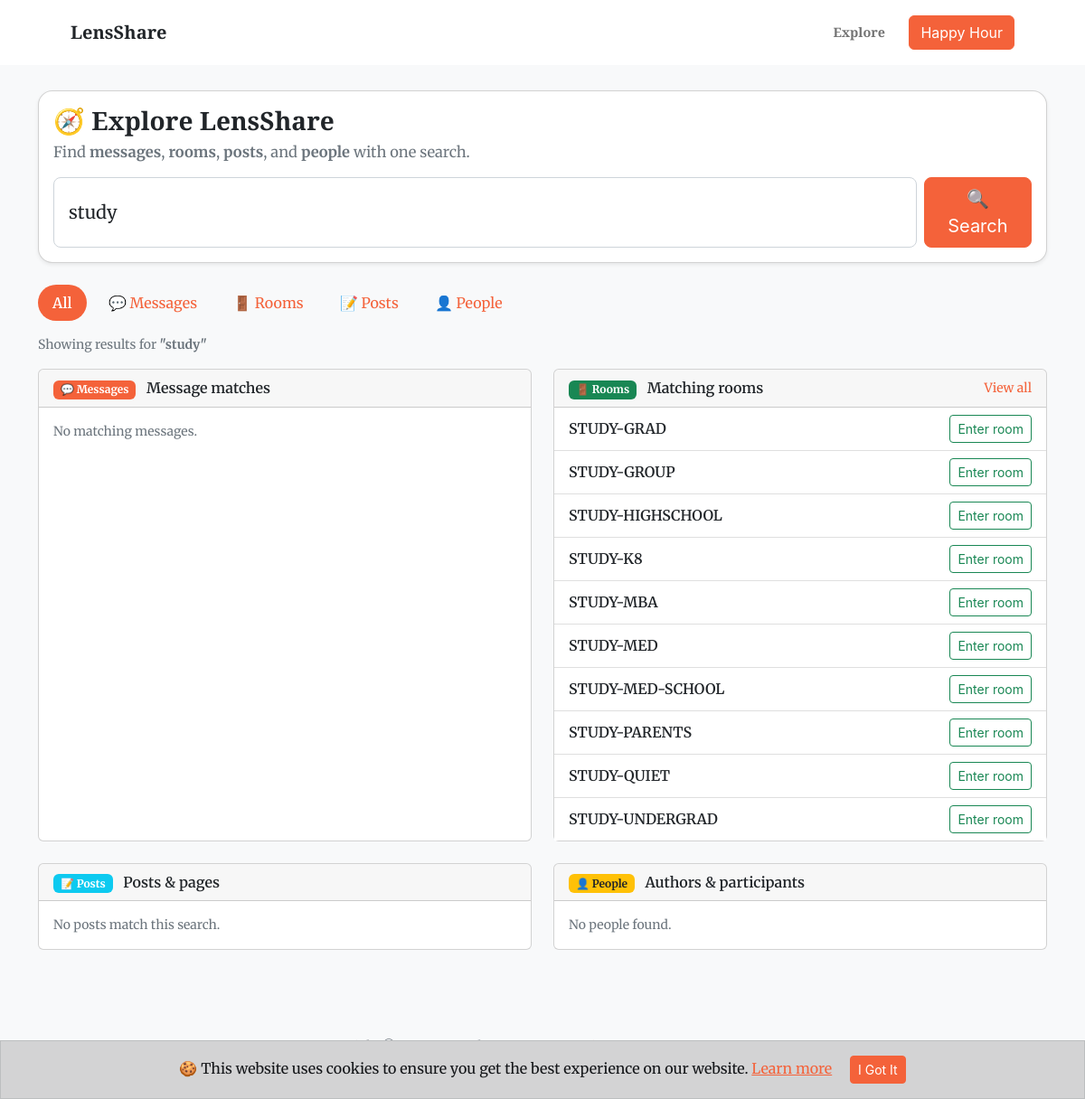
Screenshot of /search.php?q=study with the database file from the repository.
### tables this page shows
CREATE TABLE rooms (
       id INTEGER PRIMARY KEY AUTOINCREMENT,
       slug TEXT UNIQUE NOT NULL,
       name TEXT NOT NULL,
       created_at TEXT NOT NULL
     , is_active INTEGER NOT NULL DEFAULT 1);

### search.php (the view, shortened to what this page needs)
<?php
$debug = true;
try {
    $db = new PDO('sqlite:' . env_db_path());
    $db->setAttribute(PDO::ATTR_ERRMODE, PDO::ERRMODE_EXCEPTION);
} catch (Throwable $e) {
    $db = null;
}
$q    = trim($_GET['q'] ?? '');
$type = $_GET['type'] ?? 'all';
$limitParam    = $_GET['limit'] ?? '';
$defaultLimit  = 20;
$limitAll      = false;
$limit         = $defaultLimit;
if ($limitParam === '') {
    $limitAll = false;
    $limit    = $defaultLimit;
} elseif ($limitParam === 'all') {
    $limitAll = true;
} else {
    $limitAll = false;
    $limit    = (int)$limitParam;
    if ($limit < 1)   { $limit = 1; }
    if ($limit > 1000){ $limit = 1000; }
}
$limitClause = $limitAll ? '' : (' LIMIT ' . $limit);
$types = [
    'all'      => 'All',
    'messages' => '💬 Messages',
    'rooms'    => '🚪 Rooms',
    'posts'    => '📝 Posts',
    'people'   => '👤 People',
];
$messageResults = [];
$roomResults    = [];
$postResults    = [];
$peopleResults  = [];
if ($db) {
    try {
        $like = '%' . $q . '%';
        if ($type === 'all' || $type === 'messages') {
            $sql = "
                SELECT m.id,
                       m.body,
                       m.created_at,
                       m.user,
                       r.slug AS room_slug,
                       r.name AS room_name
                FROM messages m
                JOIN rooms r ON r.id = m.room_id
                WHERE m.body LIKE :q
                   OR m.user LIKE :q
                ORDER BY m.created_at DESC
                $limitClause
            ";
            $stmt = $db->prepare($sql);
            $stmt->execute([':q' => $like]);
            $messageResults = $stmt->fetchAll(PDO::FETCH_ASSOC) ?: [];
        }
        if ($type === 'all' || $type === 'rooms') {
            $sql = "
                SELECT id, slug, name
                FROM rooms
                WHERE name LIKE :q
                ORDER BY name ASC
                $limitClause
            ";
            $stmt = $db->prepare($sql);
            $stmt->execute([':q' => $like]);
            $roomResults = $stmt->fetchAll(PDO::FETCH_ASSOC) ?: [];
        }
        if ($type === 'all' || $type === 'posts') {
            $sql = "
                SELECT p.id,
                       p.title,
                       SUBSTR(p.body, 1, 200) AS snippet,
                       p.room_id,
                       COALESCE(r.slug, 'main') AS room_slug
                FROM posts p
                LEFT JOIN rooms r ON r.id = p.room_id
                WHERE p.title LIKE :q
                   OR p.body LIKE :q
                ORDER BY p.id DESC
                $limitClause
            ";
            $stmt = $db->prepare($sql);
            $stmt->execute([':q' => $like]);
            $postResults = $stmt->fetchAll(PDO::FETCH_ASSOC) ?: [];
        }
        if ($type === 'all' || $type === 'people') {
            $sql = "
                SELECT user,
                       COUNT(*) AS message_count
                FROM messages
                WHERE user LIKE :q
                GROUP BY user
                ORDER BY message_count DESC
                $limitClause
            ";
            $stmt = $db->prepare($sql);
            $stmt->execute([':q' => $like]);
            $peopleResults = $stmt->fetchAll(PDO::FETCH_ASSOC) ?: [];
        }
    } catch (Throwable $e) {
        error_log('Search.php DB error: ' . $e->getMessage());
        if ($debug) {
            echo '<div style="padding:1rem; margin:1rem; border:1px solid red; font-family:monospace;">';
            echo '<strong>Search DB error:</strong><br>';
            echo htmlspecialchars($e->getMessage()) . '<br>';
            echo '<small>File: ' . htmlspecialchars($e->getFile()) . ' line ' . (int)$e->getLine() . '</small>';
            echo '</div>';
        } else {
            echo '<div class="alert alert-warning m-3">Search is temporarily unavailable.</div>';
        }
    }
}
?>
<!DOCTYPE html>
<html lang="en">
<head>
    <link href="https://cdn.jsdelivr.net/npm/bootstrap@5.3.3/dist/css/bootstrap.min.css" rel="stylesheet" />
    <link href="https://cdn.jsdelivr.net/npm/bootstrap-icons@1.5.0/font/bootstrap-icons.css" rel="stylesheet" />
    <link href="css/styles.css" rel="stylesheet" />
    <link href="css/custom.css" rel="stylesheet" />
</head>
<body>
    <nav class="navbar navbar-expand-lg navbar-light fixed-top py-3" id="mainNav">
        <div class="container px-4 px-lg-5">
            <a class="navbar-brand" href="index.php">LensShare</a>
            <div class="collapse navbar-collapse" id="navbarResponsive">
                <ul class="navbar-nav ms-auto my-2 my-lg-0">
                    <li class="nav-item my-auto"><a class="nav-link" href="search.php">Explore</a></li>
                    <li class="nav-item"><a class="btn btn-primary text-white" style="margin-left: 0.65rem;" href="room.php?room=happy-hour">Happy Hour</a></li>
                </ul>
            </div>
        </div>
    </nav>
    <main class="bg-light pb-4">
        <div class="container">
            <div class="card shadow-sm mb-4 search-hero-card">
                <div class="card-body">
                    <h1 class="h3 mb-1"><strong>🧭 Explore LensShare</strong></h1>
                    <p class="text-muted mb-3">
                        Find <strong>messages</strong>, <strong>rooms</strong>, <strong>posts</strong>, and <strong>people</strong> with one search.
                    </p>
                    <form class="d-flex gap-2" method="get" action="search.php">
                        <input
                            type="text"
                            class="form-control form-control-lg"
                            name="q"
                            placeholder="Search for coffee, music, gaming, physical health…"
                            value="<?= htmlspecialchars($q ?? '') ?>"
                            autocomplete="off"
                        >
                        <button class="btn btn-primary btn-lg" type="submit">
                            🔍 Search
                        </button>
                    </form>
                </div>
            </div>
            <div class="search-chip-bar mb-2">
                <ul class="nav nav-pills flex-wrap">
                    <?php foreach ($types as $tKey => $tLabel): ?>
                        <li class="nav-item me-2 mb-2">
                            <a class="nav-link<?= $type === $tKey ? ' active' : '' ?>"
                               href="search.php?q=<?= urlencode($q) ?>&type=<?= urlencode($tKey) ?>">
                                <?= htmlspecialchars($tLabel) ?>
                            </a>
                        </li>
                    <?php endforeach; ?>
                </ul>
            </div>
            <?php if ($q !== ''): ?>
                <p class="text-muted small mb-3">
                    Showing results for <strong>"<?= htmlspecialchars($q) ?>"</strong>
                </p>
            <?php else: ?>
                <p class="text-muted small mb-3">
                    Showing all recent activity across LensShare.
                </p>
            <?php endif; ?>
            <?php if ($db): ?>
                <?php if ($type === 'all'): ?>
                    <div class="row">
                        <div class="col-md-6 mb-4">
                            <div class="card h-100">
                                <div class="card-header d-flex justify-content-between align-items-center">
                                    <div>
                                        <span class="badge bg-primary me-2">💬 Messages</span>
                                        <span class="fw-semibold">Message matches</span>
                                    </div>
                                </div>
                                <div class="card-body p-0">
                                    <?php if (empty($messageResults)): ?>
                                        <p class="text-muted small m-3">No matching messages.</p>
                                    <?php endif; ?>
                                </div>
                            </div>
                        </div>
                        <div class="col-md-6 mb-4">
                            <div class="card h-100">
                                <div class="card-header d-flex justify-content-between align-items-center">
                                    <div>
                                        <span class="badge bg-success me-2">🚪 Rooms</span>
                                        <span class="fw-semibold">Matching rooms</span>
                                    </div>
                                    <?php if ($type === 'all' && !empty($roomResults)): ?>
                                        <a class="small text-decoration-none"
                                           href="search.php?q=<?= urlencode($q) ?>&type=rooms&limit=all">
                                           View all
                                        </a>
                                    <?php endif; ?>
                                </div>
                                <div class="card-body p-0">
                                    <?php if (empty($roomResults)): ?>
                                        <p class="text-muted small m-3">No rooms found.</p>
                                    <?php else: ?>
                                        <div class="list-group list-group-flush">
                                            <?php foreach ($roomResults as $r): ?>
                                            <div class="list-group-item d-flex justify-content-between align-items-center">
                                                <div>
                                                    <div class="fw-semibold">
                                                        <?= htmlspecialchars($r['name']) ?>
                                                    </div>
                                                </div>
                                                <a class="btn btn-sm btn-outline-success"
                                                   href="room.php?room=<?= urlencode($r['slug']) ?>">
                                                    Enter room
                                                </a>
                                            </div>
                                            <?php endforeach; ?>
                                        </div>
                                    <?php endif; ?>
                                </div>
                            </div>
                        </div>
                        <div class="col-md-6 mb-4">
                            <div class="card h-100">
                                <div class="card-header d-flex justify-content-between align-items-center">
                                    <div>
                                        <span class="badge bg-info me-2">📝 Posts</span>
                                        <span class="fw-semibold">Posts & pages</span>
                                    </div>
                                </div>
                                <div class="card-body p-0">
                                    <?php if (empty($postResults)): ?>
                                        <p class="text-muted small m-3">No posts match this search.</p>
                                    <?php endif; ?>
                                </div>
                            </div>
                        </div>
                        <div class="col-md-6 mb-4">
                            <div class="card h-100">
                                <div class="card-header d-flex justify-content-between align-items-center">
                                    <div>
                                        <span class="badge bg-warning text-dark me-2">👤 People</span>
                                        <span class="fw-semibold">Authors & participants</span>
                                    </div>
                                </div>
                                <div class="card-body p-0">
                                    <?php if (empty($peopleResults)): ?>
                                        <p class="text-muted small m-3">No people found.</p>
                                    <?php endif; ?>
                                </div>
                            </div>
                        </div>
                    </div>
                <?php endif; ?>
            <?php endif; ?>
        </div>
    </main>
    <?php require_once("___footer.php"); ?>
</body>
</html>

### css/custom.css (style rules this page uses)
:root { --plum:#3A0B4F; --pink:#F53D9C; --orange:#FF8A3D; }
#mainNav .navbar-brand { color: #212529; }
p { font-size: 1.03rem; }

### search.php (style rules this page uses)
main { padding-top: 6.25rem !important; }
#mainNav .navbar-nav .nav-item .nav-link { color: rgba(0,0,0,.55); }
#mainNav { background-color: #fff; }
.search-hero-card { border-radius: 1rem; }
.search-chip-bar .nav-link { border-radius: 999px; }
.search-chip-bar .nav-link.active { font-weight: 600; }
.list-group-item .btn-sm { white-space: nowrap; }

### rows the page displays
rooms: name "STUDY-GRAD"
rooms: name "STUDY-GROUP"
rooms: name "STUDY-HIGHSCHOOL"
rooms: name "STUDY-K8"
rooms: name "STUDY-MBA"
rooms: name "STUDY-MED"
rooms: name "STUDY-MED-SCHOOL"
rooms: name "STUDY-PARENTS"
rooms: name "STUDY-QUIET"
rooms: name "STUDY-UNDERGRAD"

### other values shown
$tLabel "All"
$tLabel "💬 Messages"
$tLabel "🚪 Rooms"
$tLabel "📝 Posts"
$tLabel "👤 People"
$q "study"
